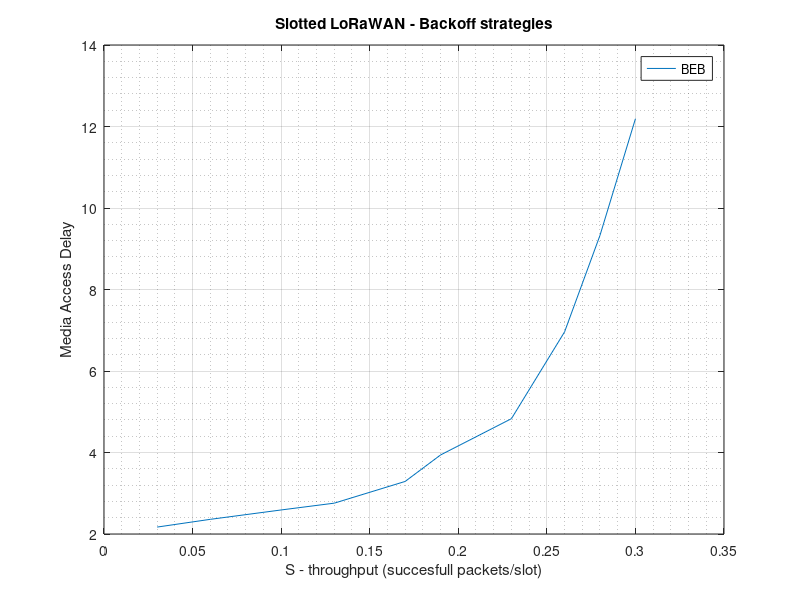

Reproduce this figure in MATLAB.
clear

Lamda = [0.01, 0.02, 0.03, 0.04, 0.05, 0.06, 0.07, 0.08, 0.09, 0.1];
%G_BEB = [1.226, 11.366, 20, 28.1, 35.62, 43.25, 51.055, 58.8 ];
%G_BEB=[0.99, 2.04, 3.08, 4.13, 5.22, 6.4, 7.5, 8.67, 9.79, 11.08];
%S_BEB = [0.99, 0.72, 0.3, 0.1253, 0.05, 0.023, 0.01, 0.0044, 0.0026, 0.002];
%D_BEB = [2.103, 39.02, 49.806, 52.943, 53.84, 52.789, 55.4, 59.3, 48.25, 46.38]; % avg delay per succesful packet

S_BEB=[0.03,0.06,0.10,0.13,0.17,0.19,0.23,0.26,0.28,0.30];
D_BEB=[2.17,2.36,2.59,2.757,3.29,3.94,4.83,6.96,9.33,12.19];

figure('Name', 'Slotted LoRaWAN - Backoff strategies');
plot(S_BEB,D_BEB)
%plot(D_BEB,S_BEB)
%plot(G_BEB,D_BEB)

hold off
grid on
grid minor
xlabel('S - throughput (succesfull packets/slot)');
%xlabel('G - traffic load');
ylabel('Media Access Delay');
title('Slotted LoRaWAN - Backoff strategies');
legend('BEB')